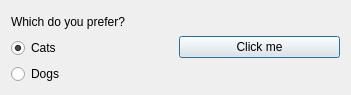
<?xml version="1.0" encoding="UTF-8"?>
<ui version="4.0">
 <class>Dialog</class>
 <widget class="QDialog" name="Dialog">
  <property name="geometry">
   <rect>
    <x>0</x>
    <y>0</y>
    <width>351</width>
    <height>95</height>
   </rect>
  </property>
  <property name="windowTitle">
   <string>Dialog</string>
  </property>
  <layout class="QHBoxLayout" name="horizontalLayout">
   <item>
    <layout class="QVBoxLayout" name="verticalLayout">
     <item>
      <widget class="QLabel" name="label">
       <property name="text">
        <string>Which do you prefer?</string>
       </property>
      </widget>
     </item>
     <item>
      <widget class="QRadioButton" name="radioButton1">
       <property name="text">
        <string>Cats</string>
       </property>
       <property name="checked">
        <bool>true</bool>
       </property>
      </widget>
     </item>
     <item>
      <widget class="QRadioButton" name="radioButton2">
       <property name="text">
        <string>Dogs</string>
       </property>
      </widget>
     </item>
    </layout>
   </item>
   <item>
    <widget class="QPushButton" name="pushButton">
     <property name="text">
      <string>Click me</string>
     </property>
    </widget>
   </item>
  </layout>
 </widget>
 <layoutdefault spacing="6" margin="11"/>
 <resources/>
 <connections/>
</ui>
